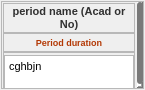
<?xml version="1.0" encoding="UTF-8"?>
<ui version="4.0">
 <class>Frame</class>
 <widget class="QFrame" name="Frame">
  <property name="geometry">
   <rect>
    <x>0</x>
    <y>0</y>
    <width>145</width>
    <height>90</height>
   </rect>
  </property>
  <property name="minimumSize">
   <size>
    <width>145</width>
    <height>90</height>
   </size>
  </property>
  <property name="maximumSize">
   <size>
    <width>145</width>
    <height>90</height>
   </size>
  </property>
  <property name="windowTitle">
   <string>Frame</string>
  </property>
  <property name="styleSheet">
   <string notr="true">QFrame[objectName=&quot;Frame&quot;]{
	border-radius:5px;
	border:1.3px solid #a0a0a0;
	background:qlineargradient(spread:pad, x1:0.011, y1:0.517136, x2:0.965909, y2:0.528, stop:0.142045 rgba(253, 250, 255, 255), stop:0.528409 rgba(237, 235, 238, 255), stop:0.948864 rgba(225, 225, 225, 255));
}

QFrame[objectName=&quot;Frame&quot;] QWidget{
	background:transparent;
}</string>
  </property>
  <layout class="QVBoxLayout" name="verticalLayout">
   <property name="leftMargin">
    <number>1</number>
   </property>
   <property name="topMargin">
    <number>1</number>
   </property>
   <property name="rightMargin">
    <number>1</number>
   </property>
   <property name="bottomMargin">
    <number>1</number>
   </property>
   <item>
    <widget class="QScrollArea" name="scrollArea">
     <property name="styleSheet">
      <string notr="true">QScrollBar{
	background:#fff;
	height:6px;
	width:6px;
	
}

QScrollBar::handle{
	background:#797979;
	border-radius:3px;
}</string>
     </property>
     <property name="widgetResizable">
      <bool>true</bool>
     </property>
     <widget class="QWidget" name="scrollAreaWidgetContents">
      <property name="geometry">
       <rect>
        <x>0</x>
        <y>0</y>
        <width>133</width>
        <height>98</height>
       </rect>
      </property>
      <property name="maximumSize">
       <size>
        <width>134</width>
        <height>16777215</height>
       </size>
      </property>
      <property name="styleSheet">
       <string notr="true"/>
      </property>
      <layout class="QVBoxLayout" name="verticalLayout_2">
       <property name="spacing">
        <number>0</number>
       </property>
       <property name="leftMargin">
        <number>1</number>
       </property>
       <property name="topMargin">
        <number>1</number>
       </property>
       <property name="rightMargin">
        <number>1</number>
       </property>
       <property name="bottomMargin">
        <number>1</number>
       </property>
       <item>
        <widget class="QFrame" name="p_name_fr">
         <property name="styleSheet">
          <string notr="true">QFrame[objectName=&quot;p_name_fr&quot;]{
	border-bottom:1.5px solid #292929;
	padding-top:3px;
	padding-bottom:1px;
}

QLabel{
	font: 8pt arial;
	font-weight:bold;
	color:#313131;
}</string>
         </property>
         <property name="frameShape">
          <enum>QFrame::StyledPanel</enum>
         </property>
         <property name="frameShadow">
          <enum>QFrame::Raised</enum>
         </property>
         <layout class="QHBoxLayout" name="horizontalLayout">
          <property name="leftMargin">
           <number>1</number>
          </property>
          <property name="topMargin">
           <number>1</number>
          </property>
          <property name="rightMargin">
           <number>1</number>
          </property>
          <property name="bottomMargin">
           <number>1</number>
          </property>
          <item>
           <widget class="QLabel" name="period_title_label">
            <property name="styleSheet">
             <string notr="true"/>
            </property>
            <property name="text">
             <string>period name (Acad or No)</string>
            </property>
            <property name="alignment">
             <set>Qt::AlignCenter</set>
            </property>
            <property name="wordWrap">
             <bool>true</bool>
            </property>
           </widget>
          </item>
         </layout>
        </widget>
       </item>
       <item>
        <widget class="QFrame" name="p_dur_fr">
         <property name="styleSheet">
          <string notr="true">QFrame[objectName=&quot;p_dur_fr&quot;]{
	color: #934900;
	font-weight:bold;
	border:none;
	padding-bottom:1px;
	padding-top:1px;
}
</string>
         </property>
         <property name="frameShape">
          <enum>QFrame::StyledPanel</enum>
         </property>
         <property name="frameShadow">
          <enum>QFrame::Raised</enum>
         </property>
         <layout class="QHBoxLayout" name="horizontalLayout_2">
          <property name="leftMargin">
           <number>1</number>
          </property>
          <property name="topMargin">
           <number>3</number>
          </property>
          <property name="rightMargin">
           <number>1</number>
          </property>
          <property name="bottomMargin">
           <number>3</number>
          </property>
          <item>
           <widget class="QLabel" name="period_duration_label">
            <property name="font">
             <font>
              <pointsize>7</pointsize>
              <weight>75</weight>
              <bold>true</bold>
             </font>
            </property>
            <property name="styleSheet">
             <string notr="true">color:#b33804;
font-size:7pt;</string>
            </property>
            <property name="text">
             <string>Period duration</string>
            </property>
            <property name="alignment">
             <set>Qt::AlignCenter</set>
            </property>
            <property name="wordWrap">
             <bool>true</bool>
            </property>
           </widget>
          </item>
         </layout>
        </widget>
       </item>
       <item>
        <widget class="QFrame" name="subj_fr">
         <property name="styleSheet">
          <string notr="true">QFrame[objectName=&quot;subj_fr&quot;]{
	border-top: 1.5px solid #292929;
}

QFrame[objectName=&quot;subj_fr&quot;] QTextEdit{
	border:none;
	background:transparent;
	color: #171717;
}</string>
         </property>
         <property name="frameShape">
          <enum>QFrame::StyledPanel</enum>
         </property>
         <property name="frameShadow">
          <enum>QFrame::Raised</enum>
         </property>
         <layout class="QVBoxLayout" name="verticalLayout_3">
          <property name="leftMargin">
           <number>0</number>
          </property>
          <property name="topMargin">
           <number>2</number>
          </property>
          <property name="rightMargin">
           <number>0</number>
          </property>
          <property name="bottomMargin">
           <number>0</number>
          </property>
          <item>
           <widget class="QTextEdit" name="period_textedit">
            <property name="maximumSize">
             <size>
              <width>16777215</width>
              <height>35</height>
             </size>
            </property>
            <property name="styleSheet">
             <string notr="true"/>
            </property>
            <property name="readOnly">
             <bool>true</bool>
            </property>
            <property name="html">
             <string>&lt;!DOCTYPE HTML PUBLIC &quot;-//W3C//DTD HTML 4.0//EN&quot; &quot;http://www.w3.org/TR/REC-html40/strict.dtd&quot;&gt;
&lt;html&gt;&lt;head&gt;&lt;meta name=&quot;qrichtext&quot; content=&quot;1&quot; /&gt;&lt;style type=&quot;text/css&quot;&gt;
p, li { white-space: pre-wrap; }
&lt;/style&gt;&lt;/head&gt;&lt;body style=&quot; font-family:'MS Shell Dlg 2'; font-size:8.25pt; font-weight:400; font-style:normal;&quot;&gt;
&lt;p style=&quot; margin-top:0px; margin-bottom:0px; margin-left:0px; margin-right:0px; -qt-block-indent:0; text-indent:0px;&quot;&gt;&lt;span style=&quot; font-family:'MS Shell Dlg 2';&quot;&gt;cghbjn&lt;/span&gt;&lt;/p&gt;&lt;/body&gt;&lt;/html&gt;</string>
            </property>
            <property name="placeholderText">
             <string>FREE</string>
            </property>
           </widget>
          </item>
         </layout>
        </widget>
       </item>
      </layout>
     </widget>
    </widget>
   </item>
  </layout>
 </widget>
 <resources/>
 <connections/>
</ui>
